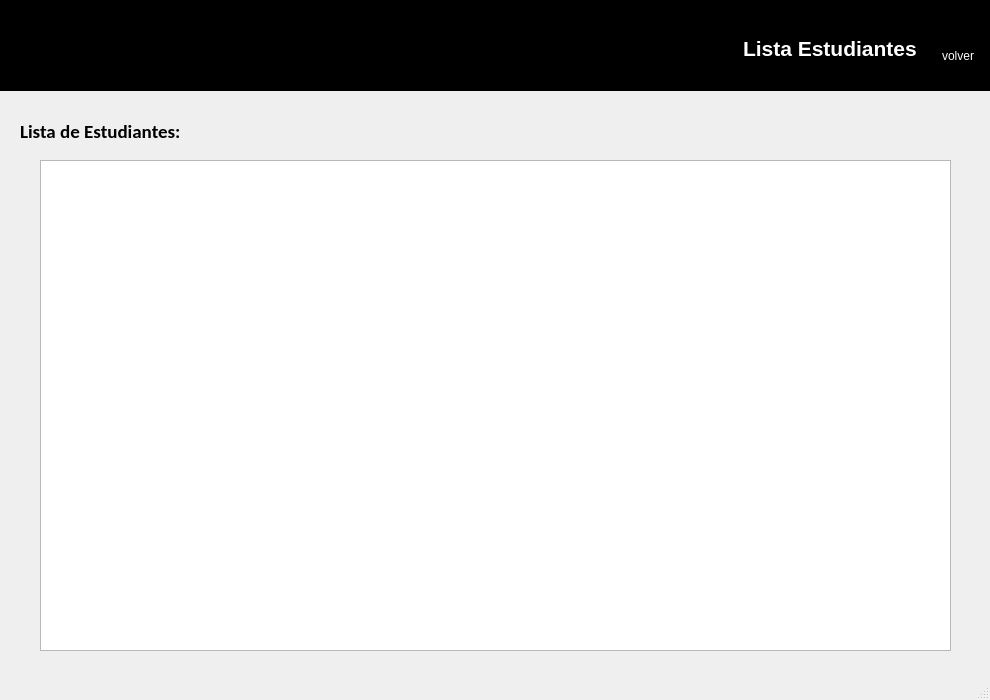
<?xml version="1.0" encoding="UTF-8"?>
<ui version="4.0">
 <class>MainWindow</class>
 <widget class="QMainWindow" name="MainWindow">
  <property name="geometry">
   <rect>
    <x>0</x>
    <y>0</y>
    <width>990</width>
    <height>700</height>
   </rect>
  </property>
  <property name="minimumSize">
   <size>
    <width>990</width>
    <height>700</height>
   </size>
  </property>
  <property name="maximumSize">
   <size>
    <width>990</width>
    <height>700</height>
   </size>
  </property>
  <property name="windowTitle">
   <string>Sistema Académico UTP - Ver Estudiantes</string>
  </property>
  <property name="windowIcon">
   <iconset>
    <normaloff>Img/icono.jpg</normaloff>Img/icono.jpg</iconset>
  </property>
  <widget class="QWidget" name="centralwidget">
   <widget class="QWidget" name="widget" native="true">
    <property name="geometry">
     <rect>
      <x>0</x>
      <y>0</y>
      <width>991</width>
      <height>91</height>
     </rect>
    </property>
    <property name="styleSheet">
     <string notr="true">background-color: rgb(0, 0, 0);</string>
    </property>
    <widget class="QLabel" name="logo_2">
     <property name="geometry">
      <rect>
       <x>20</x>
       <y>30</y>
       <width>111</width>
       <height>41</height>
      </rect>
     </property>
     <property name="text">
      <string/>
     </property>
     <property name="pixmap">
      <pixmap>../../Proyecto/Gestion_Alumnos/UI/img/icono.png</pixmap>
     </property>
     <property name="scaledContents">
      <bool>true</bool>
     </property>
    </widget>
    <widget class="QWidget" name="layoutWidget">
     <property name="geometry">
      <rect>
       <x>743</x>
       <y>20</y>
       <width>241</width>
       <height>57</height>
      </rect>
     </property>
     <layout class="QHBoxLayout" name="horizontalLayout">
      <property name="spacing">
       <number>15</number>
      </property>
      <item>
       <widget class="QLabel" name="label_10">
        <property name="text">
         <string>&lt;html&gt;&lt;head/&gt;&lt;body&gt;&lt;p&gt;&lt;span style=&quot; font-size:16pt; font-weight:600; color:#ffffff;&quot;&gt;Lista Estudiantes&lt;/span&gt;&lt;/p&gt;&lt;/body&gt;&lt;/html&gt;</string>
        </property>
       </widget>
      </item>
      <item>
       <layout class="QVBoxLayout" name="verticalLayout">
        <property name="spacing">
         <number>0</number>
        </property>
        <item>
         <widget class="QPushButton" name="btnVolver">
          <property name="cursor">
           <cursorShape>PointingHandCursor</cursorShape>
          </property>
          <property name="styleSheet">
           <string notr="true">background-color: none;
border:none</string>
          </property>
          <property name="icon">
           <iconset>
            <normaloff>../../Proyecto/Gestion_Alumnos/UI/img/cerrarSesion.png</normaloff>../../Proyecto/Gestion_Alumnos/UI/img/cerrarSesion.png</iconset>
          </property>
          <property name="iconSize">
           <size>
            <width>35</width>
            <height>35</height>
           </size>
          </property>
         </widget>
        </item>
        <item>
         <widget class="QLabel" name="txtSalir">
          <property name="cursor">
           <cursorShape>PointingHandCursor</cursorShape>
          </property>
          <property name="styleSheet">
           <string notr="true">color: rgb(255, 255, 255);</string>
          </property>
          <property name="text">
           <string>volver</string>
          </property>
          <property name="alignment">
           <set>Qt::AlignCenter</set>
          </property>
         </widget>
        </item>
       </layout>
      </item>
     </layout>
    </widget>
   </widget>
   <widget class="QLabel" name="label_9">
    <property name="geometry">
     <rect>
      <x>20</x>
      <y>120</y>
      <width>163</width>
      <height>23</height>
     </rect>
    </property>
    <property name="font">
     <font>
      <family>Calibri</family>
      <pointsize>14</pointsize>
      <weight>75</weight>
      <bold>true</bold>
     </font>
    </property>
    <property name="text">
     <string>Lista de Estudiantes:</string>
    </property>
   </widget>
   <widget class="QTableWidget" name="tblEstudiantes">
    <property name="geometry">
     <rect>
      <x>40</x>
      <y>160</y>
      <width>911</width>
      <height>491</height>
     </rect>
    </property>
   </widget>
  </widget>
  <widget class="QStatusBar" name="statusbar"/>
 </widget>
 <resources/>
 <connections/>
</ui>
